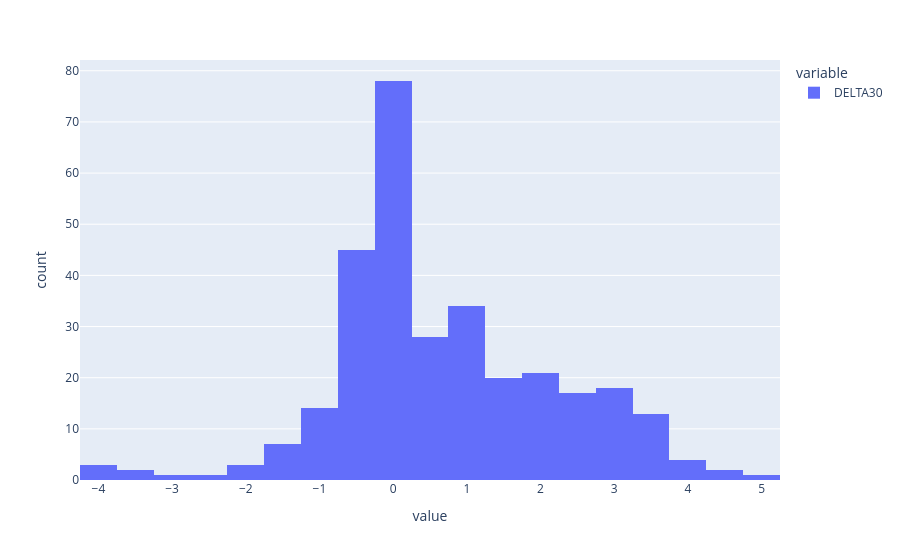

Notebook cell for this chart:
### Code cell
Y
import plotly.express as px
df = px.data.tips()
fig = px.histogram(Y)
fig.show()

### Figure 1 — Plotly figure (JSON) as saved in the notebook; plotly's stock layout.template omitted (floating-point values rounded to 4 significant figures; data arrays with more than 128 entries replaced by an {"elided": "..."} marker saying what was removed)
{"data": [{"alignmentgroup": "True", "bingroup": "x", "hovertemplate": "variable=DELTA30<br>value=%{x}<br>count=%{y}<extra></extra>", "legendgroup": "DELTA30", "marker": {"color": "#636efa", "pattern": {"shape": ""}}, "name": "DELTA30", "offsetgroup": "DELTA30", "orientation": "v", "showlegend": true, "type": "histogram", "x": {"elided": "312 float values"}, "xaxis": "x", "yaxis": "y"}], "layout": {"barmode": "relative", "legend": {"title": {"text": "variable"}, "tracegroupgap": 0}, "margin": {"t": 60}, "xaxis": {"anchor": "y", "domain": [0, 1], "title": {"text": "value"}}, "yaxis": {"anchor": "x", "domain": [0, 1], "title": {"text": "count"}}}}
